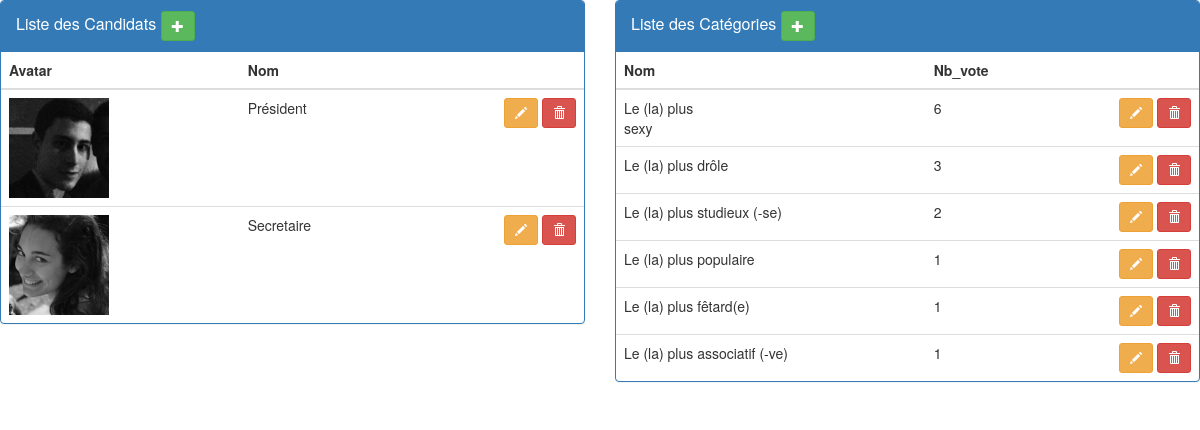
The page /admin/index.php (signed in) on the database its author committed.
### tables this page shows
CREATE TABLE IF NOT EXISTS `candidat` (
  `id` int(11) NOT NULL AUTO_INCREMENT,
  `nom` varchar(255) NOT NULL,
  `avatar` varchar(255) NOT NULL,
  PRIMARY KEY (`id`)
);

CREATE TABLE IF NOT EXISTS `vote` (
  `id` int(11) NOT NULL AUTO_INCREMENT,
  `time` timestamp NOT NULL DEFAULT CURRENT_TIMESTAMP,
  `ip` varchar(255) NOT NULL,
  `id_candidat` int(11) NOT NULL,
  `id_categorie` int(11) NOT NULL,
  PRIMARY KEY (`id`),
  KEY `id` (`id`)
);

CREATE TABLE IF NOT EXISTS `categorie` (
  `id` int(11) NOT NULL AUTO_INCREMENT,
  `nom` varchar(255) NOT NULL,
  PRIMARY KEY (`id`)
);

### admin/index.php (the view, shortened to what this page needs)
<?php
require_once('../include/config-bdd.php');
$requete = $bdd->prepare(
	"SELECT *
	FROM `candidat`");
$requete->execute();
$candidats = $requete->fetchAll(PDO::FETCH_ASSOC);
$requete = $bdd->prepare(
	"SELECT *, COUNT(v.id) AS nbVote, c.id
	FROM `categorie` AS c
	LEFT JOIN `vote` AS v
	ON c.id = v.id_categorie
	GROUP BY c.id");
$requete->execute();
$categories = $requete->fetchAll(PDO::FETCH_ASSOC);
require_once('header.php');
?>
<div class="row">
	<div class="col-md-6">
		<div class="panel panel-primary">
			<div class="panel-heading">
				<h3 class="panel-title">
					Liste des Candidats
					<a href="candidat.php" class="btn btn-success btn-sm" name="add" data-toggle="tooltip" data-placement="bottom" title="Ajouter un candidat">
						<span class="glyphicon glyphicon-plus"></span>
					</a>
				</h3>
			</div>
			<div class="table-responsive">
				<table class="table table-hover">
					<thead>
						<tr>
							<th>Avatar</th>
							<th>Nom</th>
							<th></th>
						</tr>
					</thead>
					<tbody>
						<?php foreach ($candidats as $candidat) : ?>
							<tr>
								<td><img src="../img/candidats/<?php echo $candidat['avatar'].'?dummy='.time(); ?>" width="100px" height="100px" /></td>
								<td><?php echo $candidat['nom']?></td>
								<td align="right">
									<button type="submit" form="candidatEdit" value="<?php echo $candidat['id']?>" class="btn btn-warning btn-sm" name="edit" data-toggle="tooltip" data-placement="top" title="Modifier">
										<span class="glyphicon glyphicon-pencil"></span>
									</button>
									<button type="submit" form="candidatEdit" value="<?php echo $candidat['id']?>" class="btn btn-danger btn-sm" name="delete" data-toggle="tooltip" data-placement="top" title="Supprimer">
										<span class="glyphicon glyphicon-trash"></span>
									</button>
								</td>
							</tr>
						<?php endforeach; ?>
					</tbody>
				</table>
			</div>
		</div>
	</div>
	<div class="col-md-6">
		<div class="panel panel-primary">
			<div class="panel-heading">
				<h3 class="panel-title">
					Liste des Catégories
					<a href="categorie.php" class="btn btn-success btn-sm" name="add" data-toggle="tooltip" data-placement="bottom" title="Ajouter un candidat">
						<span class="glyphicon glyphicon-plus"></span>
					</a>
				</h3>
			</div>
			<div class="table-responsive">
				<table class="table table-hover">
					<thead>
						<tr>
							<th>Nom</th>
							<th>Nb_vote</th>
							<th></th>
						</tr>
					</thead>
					<tbody>
						<?php foreach ($categories as $categorie) : ?>
							<tr>
								<td><?php echo $categorie['nom']?></td>
								<td><?php echo $categorie['nbVote']?></td>
								<td align="right">
									<button type="submit" form="categorieEdit" value="<?php echo $categorie['id']; ?>" class="btn btn-warning btn-sm" name="edit" data-toggle="tooltip" data-placement="top" title="Modifier">
										<span class="glyphicon glyphicon-pencil"></span>
									</button>
									<button type="submit" form="categorieEdit" value="<?php echo $categorie['id']; ?>" class="btn btn-danger btn-sm" name="delete" data-toggle="tooltip" data-placement="top" title="Supprimer">
										<span class="glyphicon glyphicon-trash"></span>
									</button>
								</td>
							</tr>
						<?php endforeach; ?>
					</tbody>
				</table>
			</div>
		</div>
	</div>
</div>
<?php
require_once('footer.php');
?>

### admin/header.php (shortened to what this page needs)
<!DOCTYPE html>
<html>
<head>
	<link href="../css/bootstrap.min.css" rel="stylesheet">
	<link href="../css/jasny-bootstrap.min.css" rel="stylesheet">
	<link href="../css/font-awesome.min.css" rel="stylesheet">
	<link href="../css/admin.css" rel="stylesheet">
</head>
<body>
	<div id="page_content">

### admin/footer.php (shortened to what this page needs)
	</div>
</body>
</html>

### rows shown on the page
candidat: avatar (placeholder picture), nom "Président", $candidat['id'] 9 (drawn)
candidat: avatar (placeholder picture), nom "Secretaire", $candidat['id'] 10 (drawn)
vote: id_categorie.nom "Le (la) plus sexy", nbVote "6"
vote: id_categorie.nom "Le (la) plus drôle", nbVote "3"
vote: id_categorie.nom "Le (la) plus studieux (-se)", nbVote "2"
vote: id_categorie.nom "Le (la) plus populaire", nbVote "1"
vote: id_categorie.nom "Le (la) plus fêtard(e)", nbVote "1"
vote: id_categorie.nom "Le (la) plus associatif (-ve)", nbVote "1"
